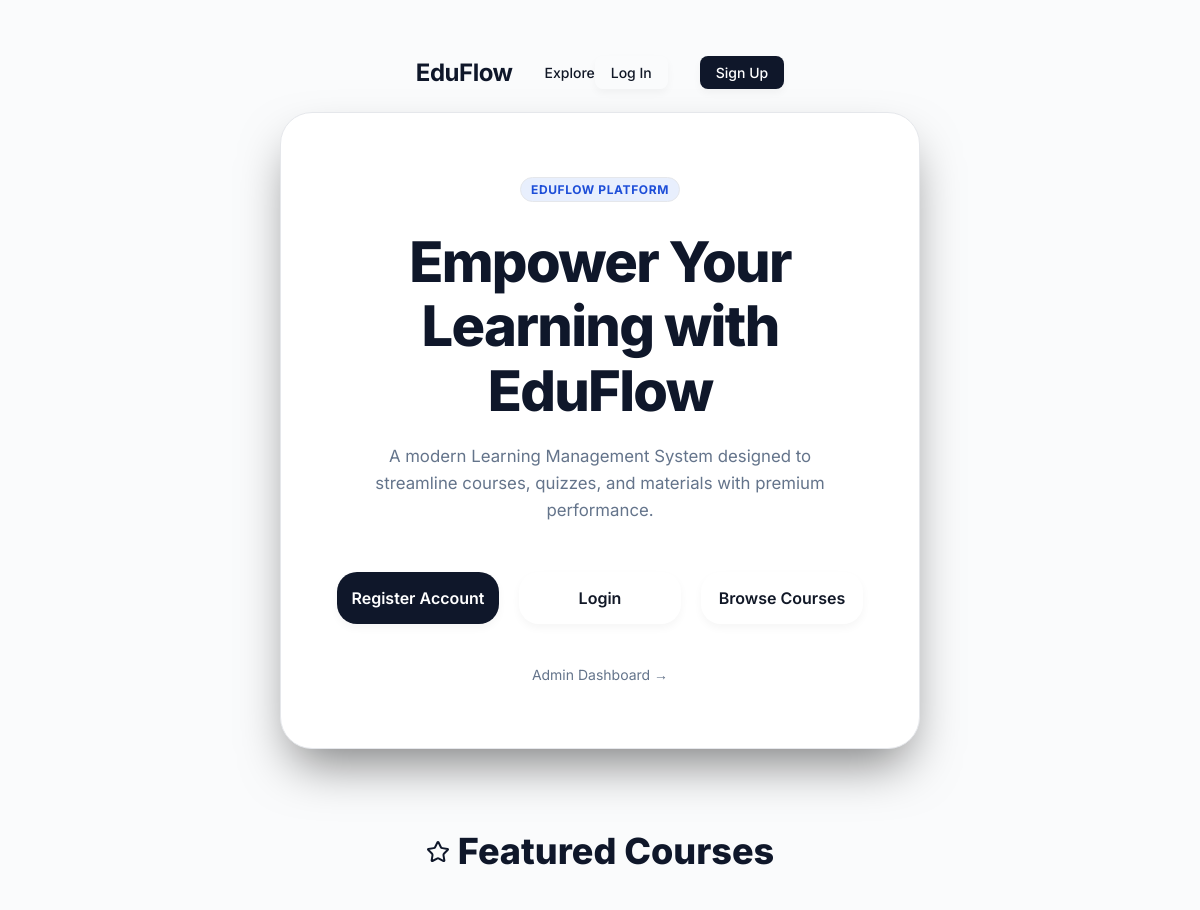
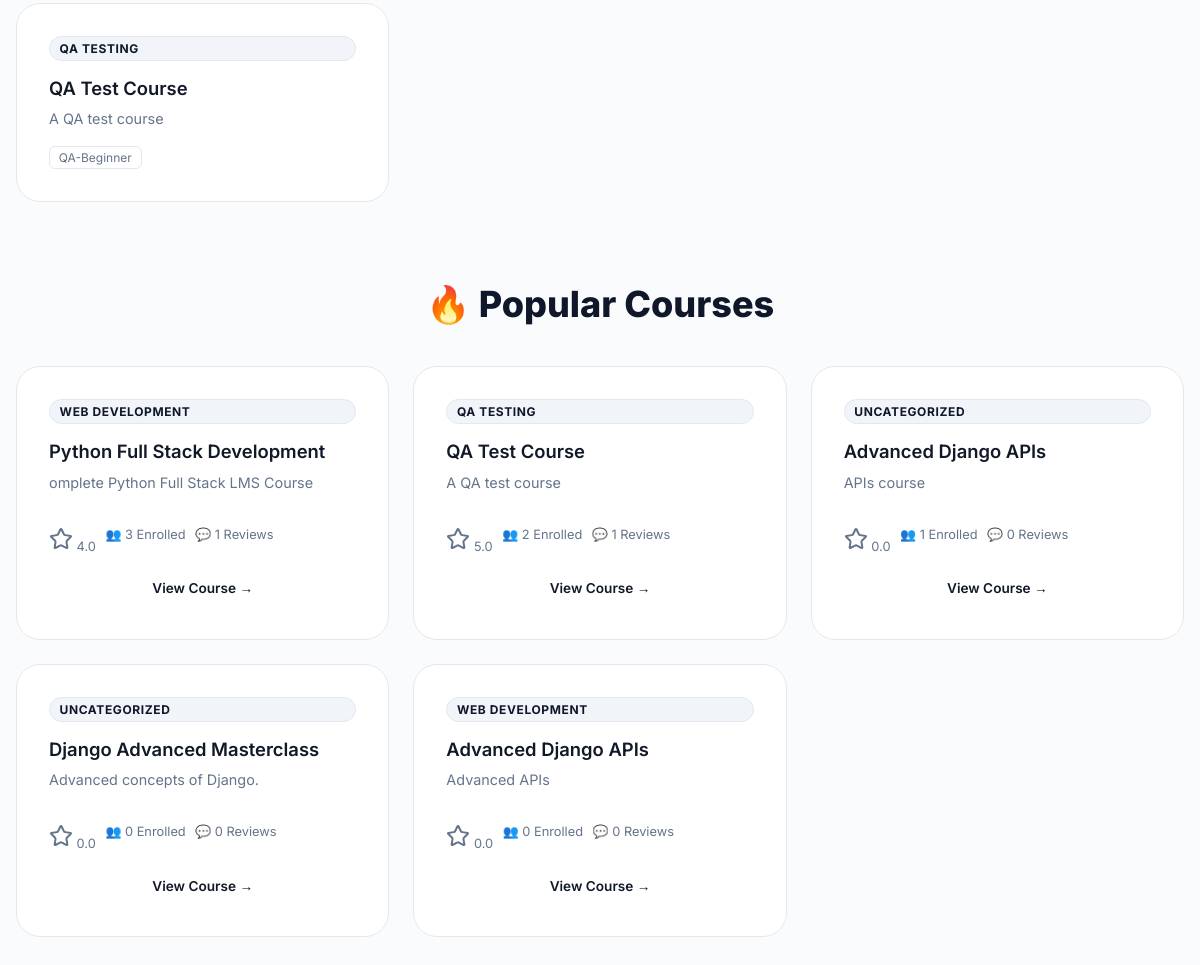
The page / on the database its author committed (2 pictures, top to bottom).
### courses/models.py (models this page shows, shortened)
class Course(models.Model):
    category = models.ForeignKey(
        Category,
        on_delete=models.SET_NULL,
        null=True,
        blank=True,
        related_name="courses"
    )
    tags = models.ManyToManyField(
        Tag,
        blank=True,
        related_name="courses"
    )
    skills = models.ManyToManyField(
        'paths.Skill',
        blank=True,
        related_name='courses'
    )
    cover_image = models.ImageField(upload_to="course_covers/", null=True, blank=True, validators=[validate_image_upload])
    level = models.CharField(max_length=20, choices=[('BEGINNER', 'Beginner'), ('INTERMEDIATE', 'Intermediate'), ('ADVANCED', 'Advanced')], default="BEGINNER")
    title = models.CharField(max_length=200)
    description = models.TextField()
    thumbnail = models.ImageField(
        upload_to="course_thumbnails/",
        blank=True,
        null=True,
        validators=[
            FileValidator(
                allowed_extensions=['.png', '.jpg', '.jpeg', '.webp'],
                allowed_mimetypes=['image/png', 'image/jpeg', 'image/webp'],
                max_size=2 * 1024 * 1024
            )
        ]
    )
    created_at = models.DateTimeField(
        auto_now_add=True
    )
    updated_at = models.DateTimeField(
        auto_now=True
    )
    is_featured = models.BooleanField(
        default=False
    )

class Category(models.Model):
    name = models.CharField(max_length=100, unique=True)

class Tag(models.Model):
    name = models.CharField(
        max_length=100,
        unique=True
    )

### dashboard/views.py (the view)
@onboarding_required
def dashboard_view(request):
    if not request.user.is_authenticated:
        return _guest_dashboard(request)
    if request.user.is_staff:
        return _admin_dashboard(request)
    return _student_dashboard(request)

### dashboard/views.py (called while the page is built)
def _guest_dashboard(request):
    featured_courses = cache.get("featured_courses:v1")
    if not featured_courses:
        featured_courses = list(
            Course.objects.filter(is_featured=True)
            .select_related("category")
            .prefetch_related("tags")[:6]
        )
        cache.set("featured_courses:v1", featured_courses, timeout=300)
    return render(
        request,
        "dashboard/home.html",
        {
            "featured_courses": featured_courses,
            "popular_courses": get_popular_courses(),
            "unread_notifications": 0,
        },
    )

### profiles/utils.py (called while the page is built)
def onboarding_required(view_func):
    @wraps(view_func)
    def _wrapped_view(request, *args, **kwargs):
        if request.user.is_authenticated and not request.user.is_staff:
            if not getattr(request.user, 'profile', None) or not request.user.profile.career_goal:
                return redirect('onboarding')
        return view_func(request, *args, **kwargs)
    return _wrapped_view

### templates/dashboard/home.html (shortened to what this page needs)
{% extends "base.html" %}
{% load static %}
{% block body_class %}page-centered{% endblock %}
{% block content %}
    <div class="home-card">
        <span class="badge badge-pill" style="margin-bottom: 1.75rem;">EDUFLOW PLATFORM</span>
        <h1>Empower Your Learning with <span>EduFlow</span></h1>
        <p class="lead">A modern Learning Management System designed to streamline courses, quizzes, and materials with premium performance.</p>
        <div class="button-grid" role="navigation" aria-label="Site actions">
            <a href="{% url 'register' %}" class="btn btn-primary btn--lg" id="btn-register">Register Account</a>
            <a href="{% url 'login' %}" class="btn btn-secondary btn--lg" id="btn-login">Login</a>
            <a href="{% url 'course_list' %}" class="btn btn-secondary btn--lg" id="btn-browse">Browse Courses</a>
        </div>
        <a href="/admin/" class="admin-link" id="admin-link">
            Admin Dashboard &rarr;
        </a>
    </div>
    <section class="home-section" aria-labelledby="featured-heading">
        <h2 id="featured-heading"><i data-lucide="star" class="icon-inline"></i> Featured Courses</h2>
        <div class="course-grid">
            {% for course in featured_courses %}
            <article class="course-card-home">
                <span class="badge badge-navy" style="margin-bottom: 1rem;">{{ course.category.name|default:"General" }}</span>
                <h3><a href="{% url 'course_detail' course.id %}">{{ course.title }}</a></h3>
                <p>{{ course.description|truncatewords:20 }}</p>
                <div class="tag-chips">
                    {% for tag in course.tags.all %}
                    <span class="tag-chip">{{ tag.name }}</span>
                    {% empty %}
                    <span class="tag-chip">General</span>
                    {% endfor %}
                </div>
            </article>
            {% empty %}
            <p class="no-content">No featured courses at the moment. Browse all courses below!</p>
            {% endfor %}
        </div>
    </section>
    <section class="home-section" aria-labelledby="popular-heading" style="margin-bottom: 3rem;">
        <h2 id="popular-heading">🔥 Popular Courses</h2>
        <div class="course-grid">
            {% for course in popular_courses %}
            <article class="course-card-home">
                <span class="badge badge-navy" style="margin-bottom: 1rem;">{{ course.category.name|default:"Uncategorized" }}</span>
                <h3><a href="{% url 'course_detail' course.id %}">{{ course.title }}</a></h3>
                <p>{{ course.description|truncatechars:120 }}</p>
                <div class="stats-row-home">
                    <span><i data-lucide="star" class="icon-inline"></i> {{ course.avg_rating|floatformat:1 }}</span>
                    <span>👥 {{ course.enrollment_count }} Enrolled</span>
                    <span>💬 {{ course.review_count }} Reviews</span>
                </div>
                <a href="{% url 'course_detail' course.id %}" class="btn-view-course" id="view-course-{{ course.id }}">
                    View Course &rarr;
                </a>
            </article>
            {% empty %}
            <p class="no-content">No popular courses available at the moment.</p>
            {% endfor %}
        </div>
    </section>
{% endblock %}

### templates/base.html (shortened to what this page needs)
{% load static %}
<!DOCTYPE html>
<html lang="en">
<head>
    <link rel="stylesheet" href="{% static 'css/main.css' %}?v=2.0">
    <link rel="stylesheet" href="{% static 'css/components.css' %}?v=1.0">
</head>
<body class="{% block body_class %}page-standard{% endblock %}" data-username="{{ request.user.username|default:'' }}">
    <div class="ambient-glow" aria-hidden="true"></div>
    <div class="ambient-glow-2" aria-hidden="true"></div>
    {% if not hide_nav %}
        {% include '_navbar.html' %}
    {% endif %}
    {% block content %}{% endblock %}
</body>
</html>

### templates/_navbar.html
<nav class="global-nav" aria-label="Main navigation">
    <div class="container">
        <div class="global-nav__left">
            <a href="{% url 'dashboard' %}" class="global-nav__logo">EduFlow</a>
            <div class="global-nav__links">
                {% if request.user.is_authenticated %}
                    {% if is_admin %}
                    <a href="{% url 'instructor_dashboard' %}">Instructor Portal</a>
                    <a href="{% url 'monitoring_dashboard' %}">Monitoring</a>
                    <a href="{% url 'reports_dashboard' %}">Reports</a>
                    {% else %}
                    <a href="{% url 'dashboard' %}">Dashboard</a>
                    <a href="{% url 'my_courses' %}">My Learning</a>
                    <a href="{% url 'course_list' %}">Explore</a>
                    <a href="{% url 'certificate_list' %}">Certificates</a>
                    {% endif %}
                {% else %}
                    <a href="{% url 'course_list' %}">Explore</a>
                {% endif %}
            </div>
        </div>
        <div class="global-nav__right">
            {% if request.user.is_authenticated %}
                <div class="global-nav__links" style="gap: 24px;">
                    <form action="{% url 'search_courses' %}" method="get" style="position: relative; flex: 0 0 240px; max-width: 240px;">
                        <i data-lucide="search" style="position: absolute; left: 12px; top: 50%; transform: translateY(-50%); width: 16px; height: 16px; color: var(--text-muted);"></i>
                        <input type="text" name="q" placeholder="Search Courses..." class="input" style="padding-left: 36px; padding-top: 0.5rem; padding-bottom: 0.5rem; border-radius: var(--radius-full); width: 100%; background: #F8FAFC;">
                    </form>
                    <div class="nav-notifications" style="position: relative; display: flex; align-items: center;">
                        <button id="notificationBell" style="background: none; border: none; cursor: pointer; position: relative; padding: 0;">
                            <i data-lucide="bell" style="width: 20px; color: var(--text-muted);"></i>
                            <span id="unreadCount" style="display: none; position: absolute; top: -5px; right: -5px; background: var(--accent-red, #EF4444); color: white; border-radius: 50%; padding: 2px 5px; font-size: 10px; font-weight: bold;">0</span>
                        </button>
                        <div id="notificationDropdown" style="display: none; position: absolute; right: 0; top: calc(100% + 10px); width: 320px; background: var(--card-bg, white); border: 1px solid var(--border); box-shadow: 0 10px 25px rgba(0,0,0,0.1); border-radius: 12px; z-index: 100; padding: 1rem; flex-direction: column;">
                            <div style="display: flex; justify-content: space-between; align-items: center; margin-bottom: 1rem; border-bottom: 1px solid var(--border); padding-bottom: 0.5rem;">
                                <strong style="color: var(--text-primary);">Notifications</strong>
                                <button id="markAllReadBtn" style="font-size: 0.8rem; border: none; background: none; color: var(--accent-primary); cursor: pointer; font-weight: 600;">Mark all read</button>
                            </div>
                            <div id="notificationList" style="max-height: 300px; overflow-y: auto; display: flex; flex-direction: column; gap: 0.5rem;">
                            </div>
                            <div style="text-align: center; margin-top: 1rem; border-top: 1px solid var(--border); padding-top: 0.5rem;">
                                <a href="{% url 'notification_list' %}" style="font-size: 0.85rem; color: var(--accent-primary); text-decoration: none; font-weight: 600;">View All Activity</a>
                            </div>
                        </div>
                    </div>
                    <a href="{% url 'profile' %}" aria-label="Profile" style="display: flex; align-items: center;">
                        <div class="avatar avatar-sm" aria-hidden="true">{{ request.user.username|make_list|first|upper }}</div>
                    </a>
                </div>
            {% else %}
                <div class="global-nav__links">
                    <a href="{% url 'login' %}" class="btn btn-secondary btn--sm">Log In</a>
                    <a href="{% url 'register' %}" class="btn btn-primary btn--sm">Sign Up</a>
                </div>
            {% endif %}
        </div>
    </div>
</nav>

### static/css/main.css (style rules this page uses)
:root { --bg-gradient: #FAFBFC; --bg-gradient-auth: #FAFBFC; --card-bg: #FFFFFF; --card-bg-auth: #FFFFFF; --card-border: #E5E7EB; --accent-primary: #0F172A; --accent-secondary: #2563EB; --accent-cyan: #06B6D4; --accent-green: #10B981; --accent-red: #EF4444; --accent-amber: #F59E0B; --accent-gold: #D4AF37; --text-primary: #111827; --text-muted: #64748B; --text-subtle: #94A3B8; --input-bg: #FFFFFF; --input-border: #E5E7EB; --input-focus: #2563EB; --success: #10B981; --danger: #EF4444; --warning: #F59E0B; --info: #06B6D4; --shadow-sm: 0 4px 8px rgba(0,0,0,.04); --shadow-md: 0 12px 24px rgba(15,23,42,.08); --shadow-lg: 0 24px 48px rgba(15,23,42,.12); --radius-sm: 8px; --radius-md: 12px; --radius-lg: 20px; --radius-xl: 28px; --radius-full: 9999px; }
*, *::before, *::after { box-sizing: border-box; margin: 0; padding: 0; }
html { scroll-behavior: smooth; }
body { font-family: 'Inter', sans-serif; background: var(--bg-gradient); color: var(--text-primary); min-height: 100vh; position: relative; overflow-x: hidden; }
.container { max-width: 1280px; margin: 0 auto; padding: 0 40px; width: 100%; }
.global-nav { height: 80px; background: var(--surface); border-bottom: 1px solid var(--border); display: flex; align-items: center; position: sticky; top: 0; z-index: 100; }
.global-nav .container { display: flex; justify-content: space-between; align-items: center; }
.global-nav__left, .global-nav__right { display: flex; align-items: center; gap: 32px; }
.global-nav__logo { font-size: 24px; font-weight: 700; color: var(--accent-primary); text-decoration: none; letter-spacing: -0.02em; }
.global-nav__links { display: flex; align-items: center; gap: 32px; white-space: nowrap; }
.global-nav__links a { text-decoration: none; color: var(--text-secondary); font-weight: 500; font-size: 14px; transition: color 200ms ease; }
.page-centered { display: flex; flex-direction: column; align-items: center; justify-content: center; padding: 2rem 1rem; min-height: 100vh; }
.ambient-glow, .ambient-glow-1, .ambient-glow-2, .ambient-light-1, .ambient-light-2 { position: absolute; border-radius: 50%; pointer-events: none; z-index: 0; }
.ambient-glow { top: -10%; right: 10%; width: 500px; height: 500px; background: transparent ; filter: blur(100px); }
.ambient-glow-2 { bottom: -10%; left: 5%; width: 450px; height: 450px; background: transparent ; filter: blur(90px); }
.btn { display: inline-flex; align-items: center; justify-content: center; gap: 0.4rem; padding: 0.75rem 1.5rem; border-radius: 12px; font-family: inherit; font-size: 0.925rem; font-weight: 600; text-decoration: none; cursor: pointer; border: none; transition: all 0.3s cubic-bezier(0.16, 1, 0.3, 1); white-space: nowrap; }
.btn--sm { padding: 0.5rem 1rem; font-size: 0.825rem; border-radius: 8px; }
.btn--lg { padding: 1rem 2.25rem; font-size: 1rem; border-radius: 14px; }
.btn-primary { background: var(--accent-primary); color: #FFFFFF !important; box-shadow: var(--shadow-sm); }
.btn-secondary { background: #FFFFFF; border: 1px solid var(--border); color: var(--accent-primary); box-shadow: var(--shadow-sm); }
.badge { display: inline-flex; align-items: center; padding: 0.3rem 0.75rem; border-radius: 8px; font-size: 0.75rem; font-weight: 600; text-transform: uppercase; letter-spacing: 0.04em; }
.badge-navy { background: rgba(15, 23, 42, 0.08); border: 1px solid rgba(15, 23, 42, 0.2); color: #0F172A; }
.badge-pill { border-radius: 999px; background: rgba(37, 99, 235, 0.1); border: 1px solid var(--input-border); color: #1D4ED8; }
.tag-chips { display: flex; flex-wrap: wrap; gap: 0.4rem; }
.tag-chip { background: rgba(255,255,255,0.05); border: 1px solid var(--input-border); color: var(--text-muted); padding: 0.2rem 0.55rem; border-radius: 6px; font-size: 0.75rem; }

### rows shown on the page
Course: category.name "QA TESTING", title "QA Test Course", description "A QA test course", avg_rating "5.0", enrollment_count "2", review_count "1"
Tag: name "QA-Beginner"
Course: category.name "WEB DEVELOPMENT", title "Python Full Stack Development", description "omplete Python Full Stack LMS Course", avg_rating "4.0", enrollment_count "3", review_count "1"
Course: category.name "UNCATEGORIZED", title "Advanced Django APIs", description "APIs course", avg_rating "0.0", enrollment_count "1", review_count "0"
Course: category.name "UNCATEGORIZED", title "Django Advanced Masterclass", description "Advanced concepts of Django.", avg_rating "0.0", enrollment_count "0", review_count "0"
Course: category.name "WEB DEVELOPMENT", title "Advanced Django APIs", description "Advanced APIs", avg_rating "0.0", enrollment_count "0", review_count "0"
